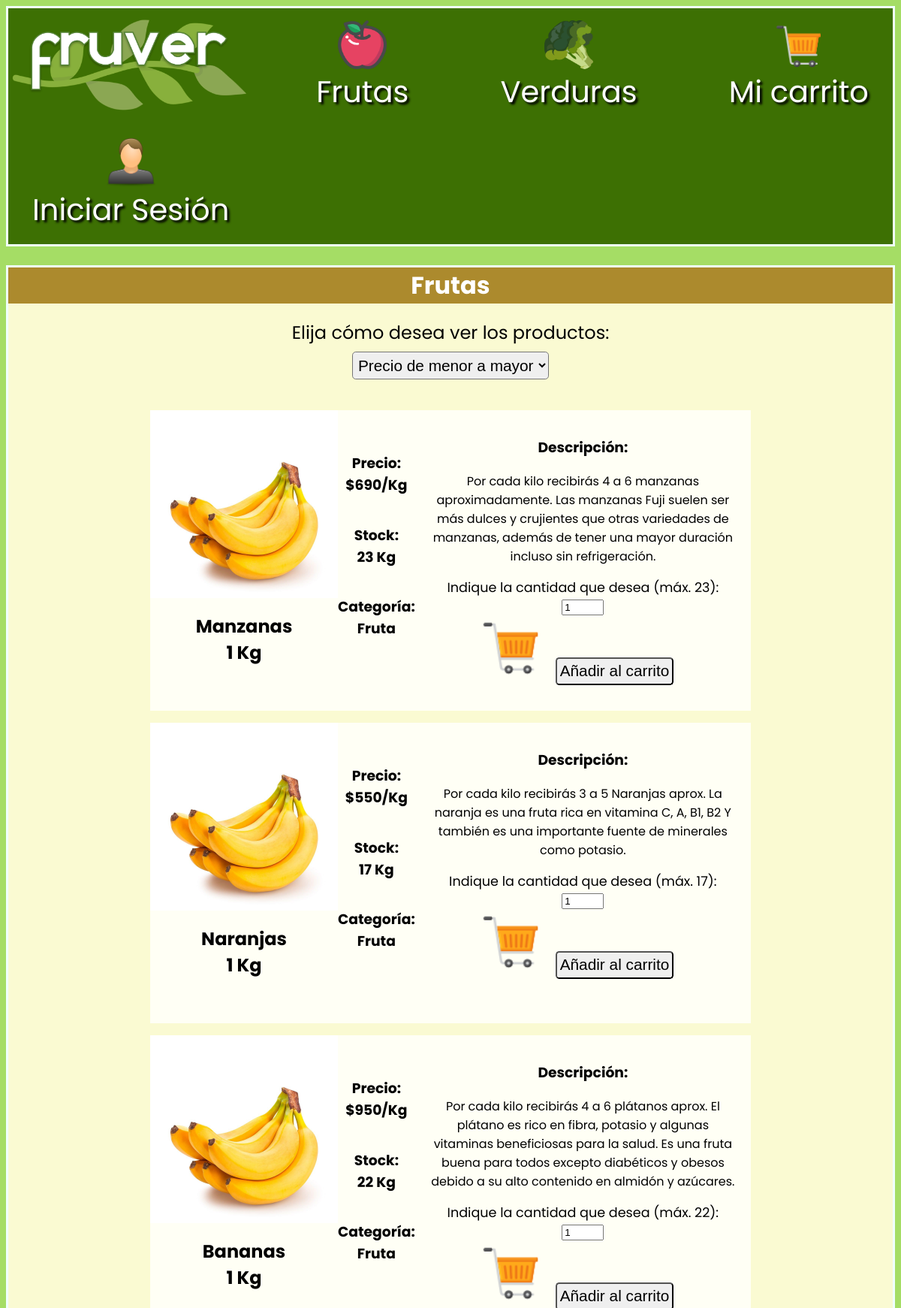
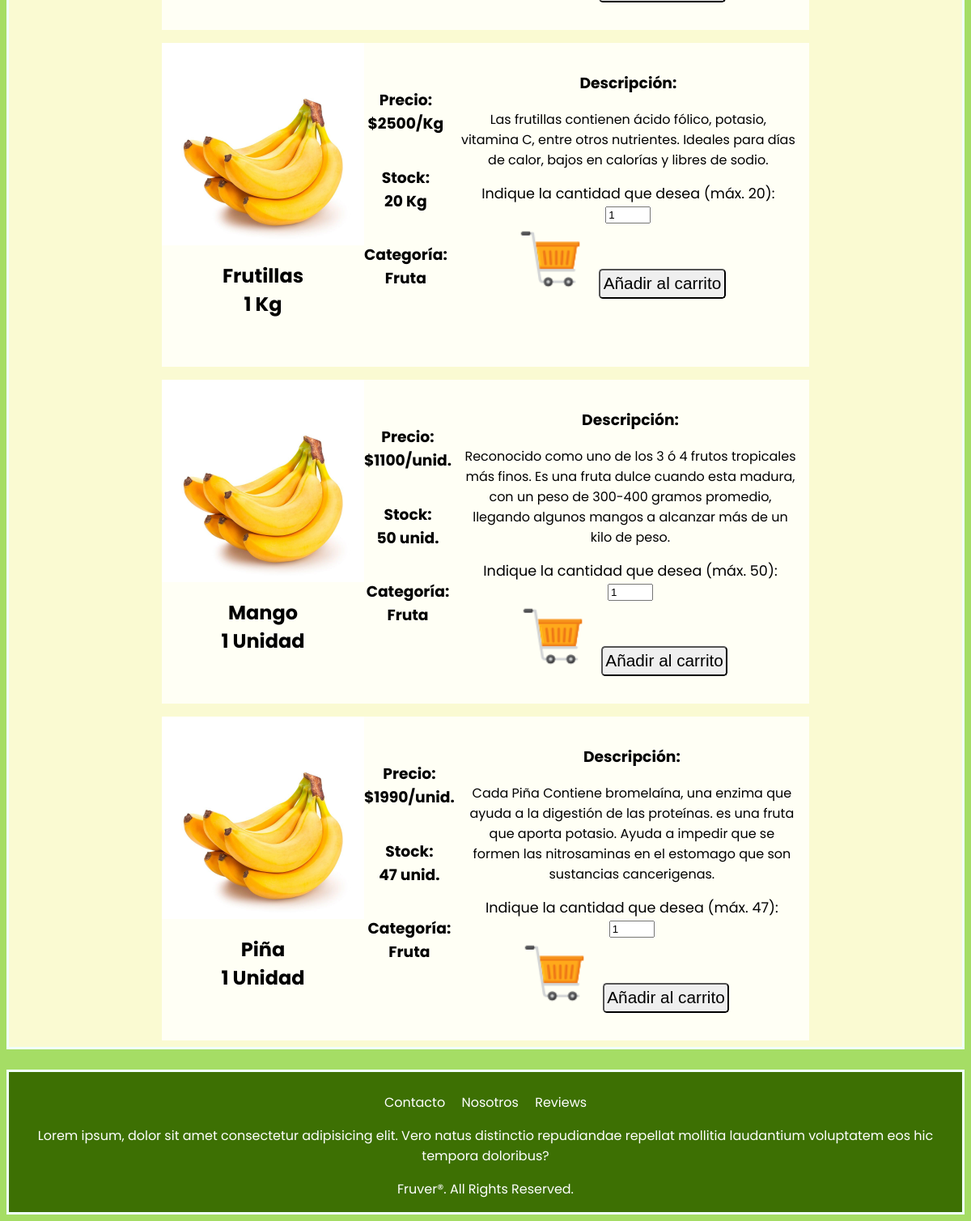
The page /pedidos/frutas/ on the database as committed earlier (2 pictures, top to bottom).
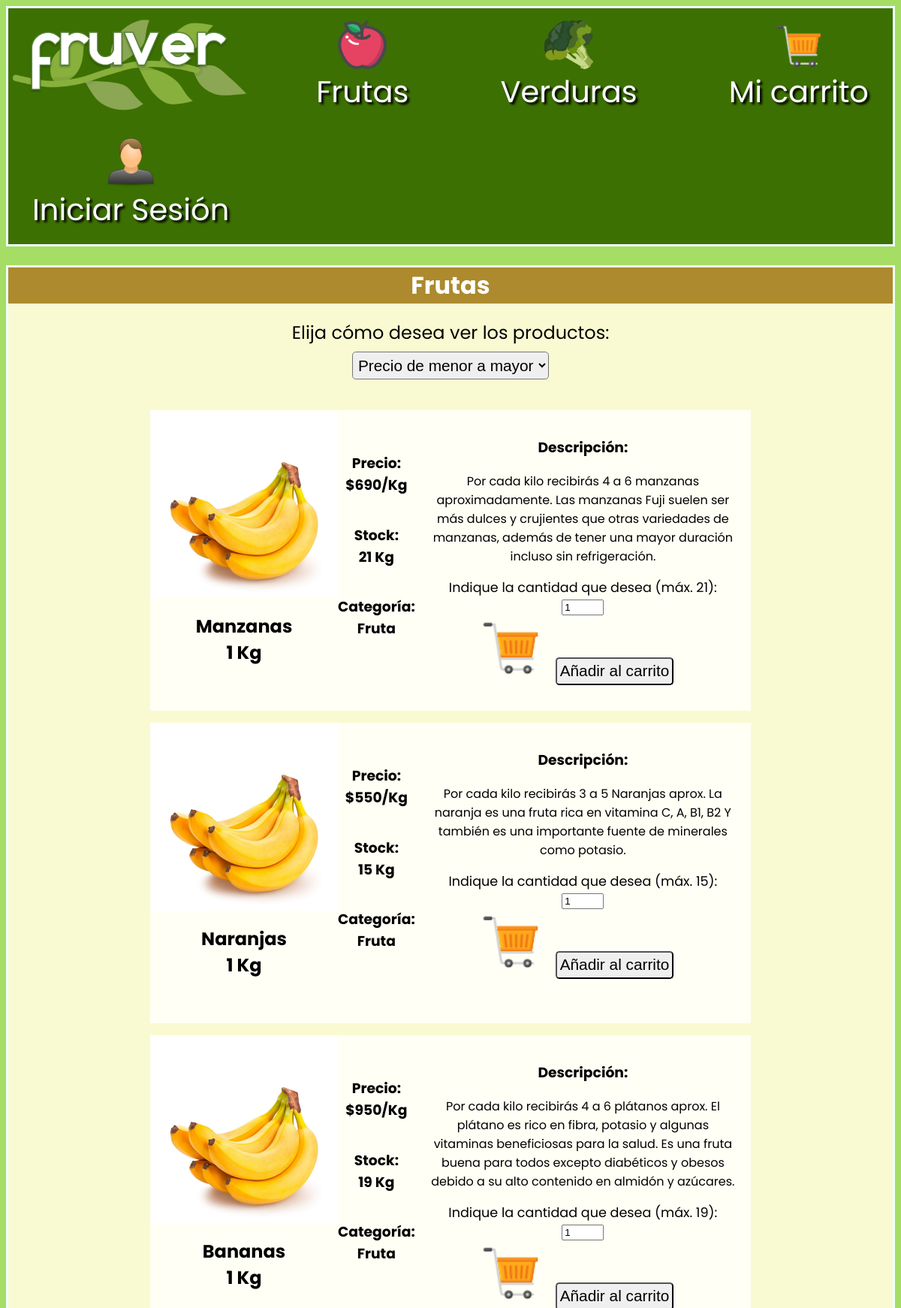
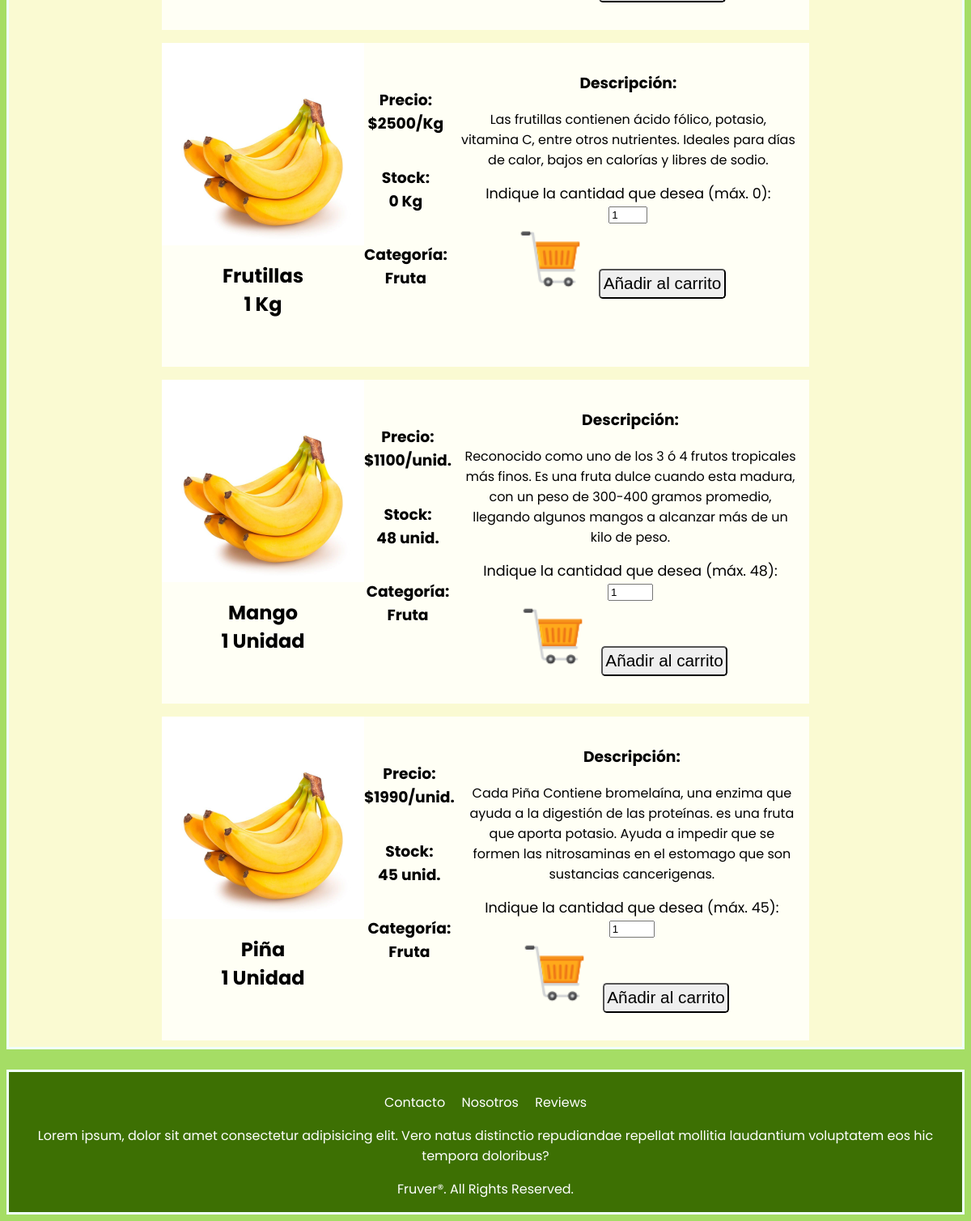
The same page on the database as committed later (2 pictures, top to bottom).
### Productos/models.py (models this page shows, shortened)
class Producto(models.Model):
    nombre_producto = models.CharField(max_length=30)
    tipo_producto = models.CharField(max_length=20)
    precio_producto = models.IntegerField(default=0)
    modo_venta = models.CharField(max_length=30)
    stock_producto = models.IntegerField(default=0)
    descripcion_producto = models.CharField(max_length=255)

### Pedidos/views.py (the view)
# urls.py: path('frutas/', views.frutas, name='fruver-frutas'), #Sección de frutas a la venta
def frutas(request):
    frutas = Producto.objects.filter(tipo_producto='Fruta')
    context = {'frutas': frutas}
    return render(request, 'Pedidos/frutas.html', context)

### Pedidos/context_processor.py (called while the page is built)
def total_pedido(request):
    total = 0
    if request.user.is_authenticated:
        if "carrito" in request.session.keys():
            for key, value in request.session["carrito"].items():
                total += int(value["subtotal"])
    return {"total_pedido": total}

### Pedidos/templates/Pedidos/frutas.html (shortened to what this page needs)
{% extends "Home/base.html" %}
{% load static %}
{% block stylesheet %}
<link rel="stylesheet" href="{% static 'Pedidos/styles/frutas.css' %}">
{% endblock stylesheet %}
{% block content %}
    <h1>Frutas</h1>
    <section class="combobox" >
        <label for="ordenar">Elija cómo desea ver los productos:</label><br>
        <select name="ordenar" id="ordenar">
            <option value="1">Precio de menor a mayor</option>
        </select><br><br>
    </section>
    <section class="productoss" >
        {% for fruta in frutas %}
            <div class="producto">
                <div class="box1">
                    <img src="{% static 'Pedidos/images/fruits/bananas.jpg' %}" alt={{fruta.nombre_producto}} width="250" height="250">
                    <h2>{{fruta.nombre_producto}}<br>1 {{fruta.modo_venta}}</h2>
                </div>
                <div class="box2">
                    <h3>Precio:<br>${{fruta.precio_producto}}{% if fruta.modo_venta == 'Kg'%}/Kg{% elif fruta.modo_venta == 'Unidad'%}/unid.{% endif %}</h3>
                    <h3>Stock:<br>{{fruta.stock_producto}} {% if fruta.modo_venta == 'Kg'%}Kg{% elif fruta.modo_venta == 'Unidad'%}unid.{% endif %}</h3>
                    <h3>Categoría:<br>{{fruta.tipo_producto}}</h3>
                </div>
                <div class="box3">
                    <h3>Descripción:</h3>
                    <p>{{fruta.descripcion_producto}}</p>
                    <form action="{% url 'fruver-agregarproducto' fruta.id %}" method="POST">
                        <label class="cantidad" for="cantidad">Indique la cantidad que desea (máx. {{fruta.stock_producto}}):</label><br>
                        <input type="number" name="cantidad" id="cantidad" value="1" min="1" max={{fruta.stock_producto}} width="1"><br>
                        <img src="{% static 'Home/images/navbar/cart.png' %}" alt="Carrito de compras" width="80" height="80">
                        <button type="submit" class="addcart">Añadir al carrito</button>
                    </form>
                </div>
            </div>
        {% endfor %}
    </section>
{% endblock content %}

Rows that differ between the two databases and show on the page:
changed Producto "Manzanas": stock_producto "23" → "21"
changed Producto "Naranjas": stock_producto "17" → "15"
changed Producto "Bananas": stock_producto "22" → "19"
changed Producto "Frutillas": stock_producto "20" → "0"
changed Producto "Mango": stock_producto "50" → "48"
changed Producto "Piña": stock_producto "47" → "45"
